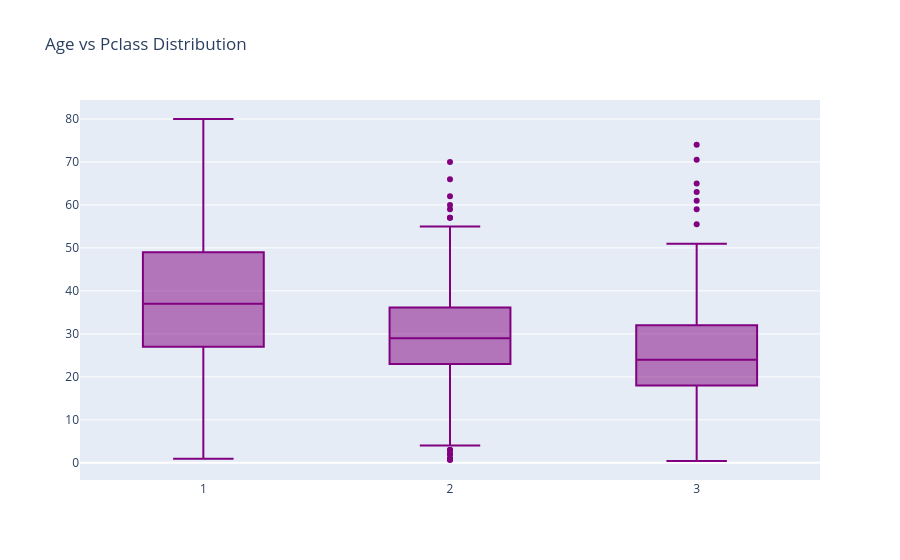

The cell this chart's notebook holds for it:
### Code cell
trace = go.Box(x=data['Pclass'],
               y=data['Age'],
               marker={'color':'purple'})
layout = go.Layout(title = "Age vs Pclass Distribution")
fig = go.Figure(data = trace,layout = layout)
fig.show()

### Figure 1 — Plotly figure (JSON) as saved in the notebook; plotly's stock layout.template omitted (floating-point values rounded to 4 significant figures; data arrays with more than 128 entries replaced by an {"elided": "..."} marker saying what was removed)
{"data": [{"marker": {"color": "purple"}, "type": "box", "x": {"elided": "891 int values"}, "y": {"elided": "891 float values"}}], "layout": {"title": {"text": "Age vs Pclass Distribution"}}}
